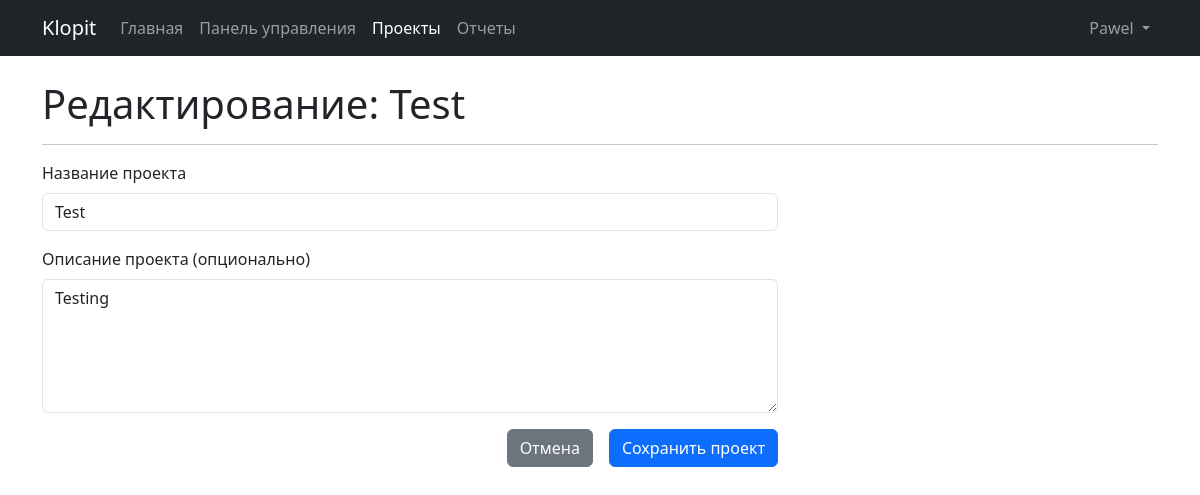
The app's page /projects/1/edit (signed in) with its own data.
### app/models.py (models this page shows, shortened)
class User(UserMixin, db.Model):
    id = db.Column(db.Integer, primary_key=True)
    username = db.Column(db.String(64), index=True, unique=True, nullable=False)
    email = db.Column(db.String(120), index=True, unique=True, nullable=False)
    password_hash = db.Column(db.String(128), nullable=False)
    created_at = db.Column(db.DateTime, default=datetime.utcnow)
    is_active = db.Column(db.Boolean, default=True)
    role_id = db.Column(db.Integer, db.ForeignKey('role.id'))
    projects_owned = db.relationship('Project', backref='owner', lazy='dynamic', foreign_keys='Project.owner_id')
    projects_member_of = db.relationship('Project', secondary=project_members,
                                         back_populates='members', lazy='dynamic')
    tasks_assigned = db.relationship('Task', backref='assignee', lazy='dynamic', foreign_keys='Task.assignee_id')
    tasks_created = db.relationship('Task', backref='creator', lazy='dynamic', foreign_keys='Task.creator_id')
    uploaded_files = db.relationship('File', backref='uploader', lazy='dynamic')
    comments = db.relationship('Comment', backref='author', lazy='dynamic')
    notifications = db.relationship('Notification', backref='recipient', lazy='dynamic',
                                    foreign_keys='Notification.user_id')
    def is_admin(self):
        return self.role is not None and self.role.name == 'Admin'
    def new_notifications_count(self):
        return self.notifications.filter_by(is_read=False).count()

class Project(db.Model):
    id = db.Column(db.Integer, primary_key=True)
    name = db.Column(db.String(150), index=True, nullable=False)
    description = db.Column(db.Text, nullable=True)
    created_at = db.Column(db.DateTime, index=True, default=datetime.utcnow)
    owner_id = db.Column(db.Integer, db.ForeignKey('user.id'), nullable=False)
    tasks = db.relationship('Task', backref='project', lazy='dynamic', cascade='all, delete-orphan', foreign_keys='Task.project_id')
    files = db.relationship('File', backref='project', lazy='dynamic', cascade='all, delete-orphan') # backref из File
    members = db.relationship('User', secondary=project_members,
                              back_populates='projects_member_of', lazy='dynamic')

### app/projects/routes.py (the view, shortened to what this page needs)
@bp.route('/<int:project_id>/edit', methods=['GET', 'POST'])
@login_required
def edit_project(project_id):
    project = Project.query.get_or_404(project_id)
    if project.owner_id != current_user.id:
        abort(403)
    form = ProjectForm(obj=project) # Заполняем форму текущими данными проекта
    form_action = url_for('projects.edit_project', project_id=project.id)
    return render_template('edit_project.html', title=f'Редактирование: {project.name}',
                           form=form, project=project, form_action=form_action)

### app/projects/forms.py
class ProjectForm(FlaskForm):
    name = StringField('Название проекта',
                       validators=[DataRequired(message="Название проекта обязательно."),
                                   Length(min=3, max=150)])
    description = TextAreaField('Описание проекта (опционально)',
                                validators=[Length(max=500)])
    submit = SubmitField('Сохранить проект')

### app/projects/templates/edit_project.html
{% extends "base.html" %}
{% block content %}
<h1>{{ title }}</h1>
<hr>
 <div class="row">
    <div class="col-md-8">
        {% set form_action = form_action %}
        {% set cancel_url = url_for('projects.view_project', project_id=project.id) %}
        {% include "_project_form.html" %}
    </div>
</div>
{% endblock %}

### app/templates/includes/_navbar.html (shortened to what this page needs)
<nav class="navbar navbar-expand-lg bg-dark navbar-dark mb-4">
  <div class="container">
    <a class="navbar-brand" href="{{ url_for('main.index') }}">
      Klopit
    </a>
    <div class="collapse navbar-collapse" id="navbarNav">
      <ul class="navbar-nav me-auto mb-2 mb-lg-0">
        <li class="nav-item">
          <a class="nav-link {% if request.endpoint == 'main.index' %}active{% endif %}" href="{{ url_for('main.index') }}">Главная</a>
        </li>
        {% if current_user.is_authenticated %}
          <li class="nav-item">
              <a class="nav-link {% if request.blueprint == 'dashboard' %}active{% endif %}" href="{{ url_for('dashboard.index') }}">Панель управления</a>
            </li>
            <li class="nav-item">
              <a class="nav-link {% if request.blueprint == 'projects' %}active{% endif %}" href="{{ url_for('projects.list_projects') }}">Проекты</a>
            </li>
            <li class="nav-item">
              <a class="nav-link {% if request.blueprint == 'reports' %}active{% endif %}" href="{{ url_for('reports.index') }}">Отчеты</a>
            </li>
        {% endif %}
      </ul>
      <ul class="navbar-nav ms-auto mb-2 mb-lg-0 align-items-center">
         {% if current_user.is_authenticated %}
             <li class="nav-item me-2">
                 <a class="nav-link position-relative {% if unread_notifications_count > 0 %}text-warning{% endif %}" href="{{ url_for('dashboard.notifications') }}" title="Уведомления">
                 </a>
             </li>
             <li class="nav-item dropdown">
              <a class="nav-link dropdown-toggle" href="#" role="button" data-bs-toggle="dropdown" aria-expanded="false">
                {{ current_user.username }}
              </a>
            </li>
         {% endif %}
      </ul>
    </div>
  </div>
</nav>

### app/templates/includes/_formhelpers.html (shortened to what this page needs)
{% macro render_field(field, label_visible=true) -%}
  <div class="mb-3">
    {% if label_visible %}
      {{ field.label(class="form-label") }}
    {% endif %}
    {{ field(class_=kwargs.get('class_', '') + (' is-invalid' if field.errors else ''), **kwargs) }}
  </div>
{%- endmacro %}

### records on screen
User: username "Pawel"
Project: name "Test", description "Testing"

### other values on screen
{{ title }} "Редактирование: Test"
{{ field.label(class="form-label") }} "Название проекта Описание проекта (опционально)"
